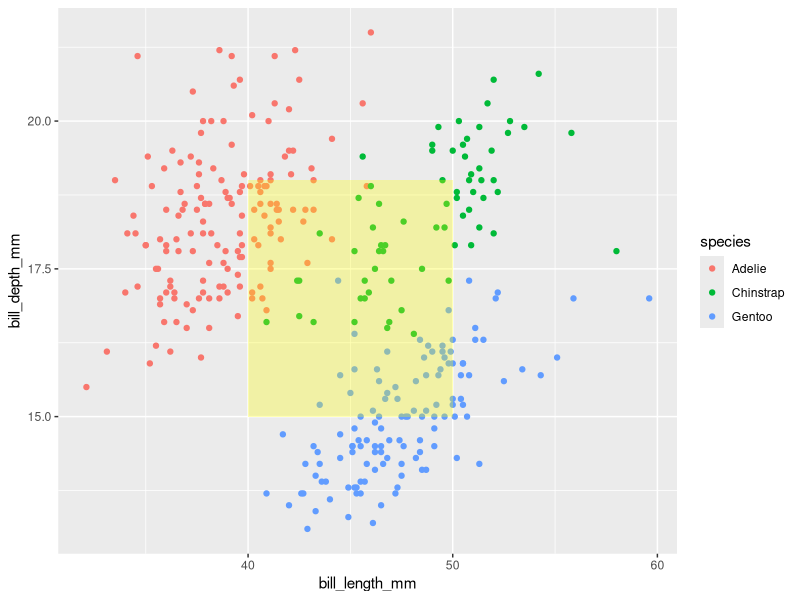
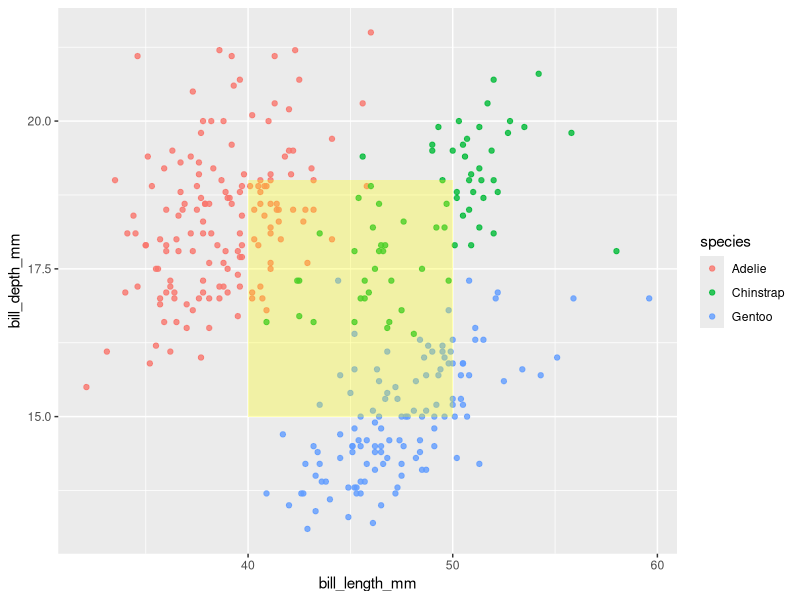

Here is the R script that generated these plots, in order:

            library(ggplot2)
            library(palmerpenguins)
            built_answer <- tryCatch(
                {
                    set.seed(42)
                    ggplot(penguins, aes(x = bill_length_mm, y = bill_depth_mm, colour = species)) + geom_point() + annotate("rect", xmin = 40, xmax = 50, ymin = 15, ymax = 19, fill = "yellow", alpha = 0.3)
                    suppressWarnings(
                        if (!file.exists("/sandbox/figures/bill-length_bill-depth_scatter_annotate_rect_answer.png")) {
                            ggsave(
                                width = 3,
                                height = 3,
                                "/sandbox/figures/bill-length_bill-depth_scatter_annotate_rect_answer.png"
                            )
                        }
                    )
                    suppressWarnings(
                        ggplot_build(last_plot())
                    )
                },
                error = function(e) {
                    'ERROR'
                }
            )
            built_submission <- tryCatch(
                {
                    set.seed(42)
                    ggplot(data = penguins, aes(x = bill_length_mm, y = bill_depth_mm, color = species)) +
  geom_point(alpha = 0.8) +
  annotate("rect", xmin = 40, xmax = 50, ymin = 15, ymax = 19, fill = "yellow", alpha = 0.3)
                    suppressWarnings(
                        ggsave(
                            width = 3,
                            height = 3,
                            "figures/bill-length_bill-depth_scatter_annotate_rect_submission_qwen.png"
                        )
                    )
                    suppressWarnings(
                        ggplot_build(last_plot())
                    )
                },
                error = function(e) {
                    'ERROR'
                }
            )
            cat(isTRUE(all.equal(built_answer, built_submission)))
        
